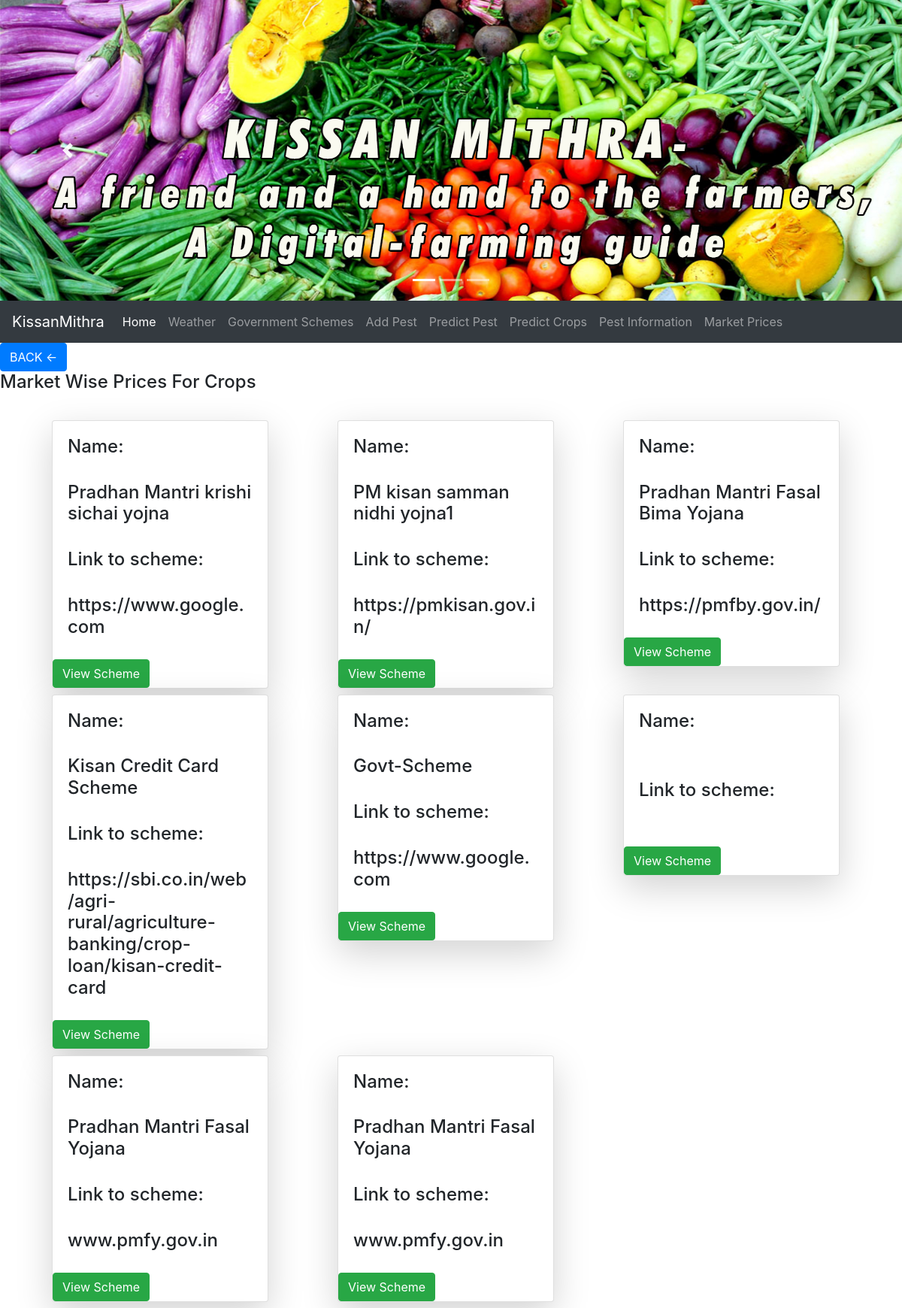
The page /govtschemes on the database its author committed.
### accounts/models.py (models this page shows, shortened)
class LoanSchemeForFarmers(models.Model):
    loan_id=models.AutoField
    info=models.TextField()
    scheme_name=models.CharField(max_length=200)

### accounts/views.py (the view)
# urls.py: path('govtschemes', views.govtschemes,name='govtschemes'),
def govtschemes(request):
    l=LoanSchemeForFarmers.objects.values('scheme_name','info')
    lis=[]
    for i in l:
        lis.append(i)
    dic={'dic':lis}
    print(dic)
    return render(request,'accounts/govschemes.html',dic)

### accounts/templates/accounts/govschemes.html (shortened to what this page needs)
{% extends 'accounts/FarmerPage.html' %}
{% block body %}
{% if dic %}
    <a href="predictMPG"><button class="btn btn-primary cart">BACK <-</button></a>
	<h4 class="card-title">Market Wise Prices For Crops</h4>
	<br>
         <div class="container">
             <div class="row ">
              {% for i in dic %}
                     <div class="col-sm-4">
                         <div class="card shadow-lg mb-2 bg-white rounded ml-4" style="width: 18rem;">
                             <div class="card-body">
                                 <h4>Name: </h4>
                                 <br>
                                 <h4>{{i.scheme_name}}</h4>
                                 <br>
                                 <h4>Link to scheme:</h4>
                                 <br>
                                 <h4>{{i.info}}</h4>
                             </div>
                             <form action="/schemepmkisan" method="post">
                                 <button type="submit" value="submit" class="btn btn-success scart">View Scheme</button>
                             </form>
                       </div>
                    </div>
               {% endfor %}
         </div>
    </div>
	{% endif %}
{% endblock %}

### rows shown on the page
LoanSchemeForFarmers: scheme_name "Pradhan Mantri krishi sichai yojna", info "https://www.google.com"
LoanSchemeForFarmers: scheme_name "PM kisan samman nidhi yojna1", info "https://pmkisan.gov.in/"
LoanSchemeForFarmers: scheme_name "Pradhan Mantri Fasal Bima Yojana", info "https://pmfby.gov.in/"
LoanSchemeForFarmers: scheme_name "Kisan Credit Card Scheme", info "https://sbi.co.in/web/agri-rural/agriculture-banking/crop-loan/kisan-credit-card"
LoanSchemeForFarmers: scheme_name "Govt-Scheme", info "https://www.google.com"

### other values the page prints
{{ i.scheme_name }} "Pradhan Mantri Fasal Yojana" "Pradhan Mantri Fasal Yojana"
{{ i.info }} "www.pmfy.gov.in" "www.pmfy.gov.in"
